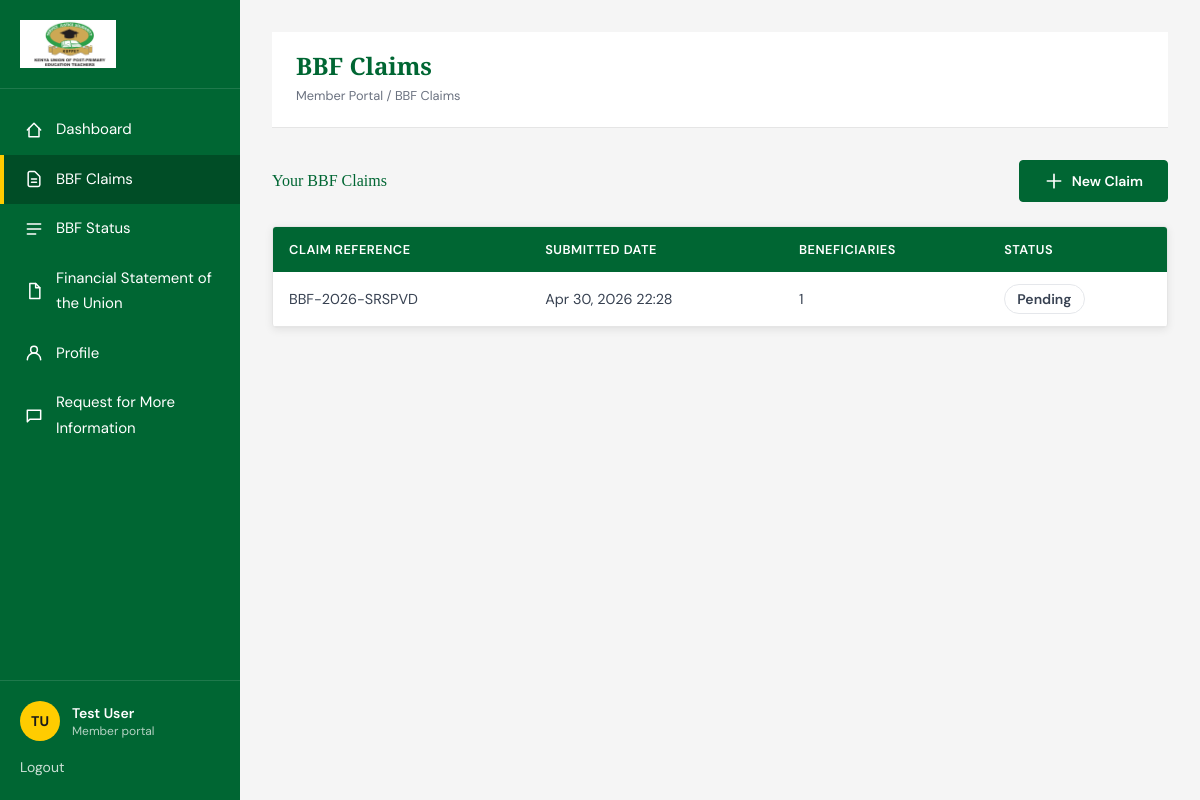
The app's page /dashboard/bbf-claims/ (signed in) with its own data.
### accounts/models.py (models this page shows, shortened)
class CustomUser(AbstractUser):
    tsc_number = models.CharField(max_length=50, unique=True)
    email = models.EmailField(_('email address'), unique=True, null=True, blank=True)
    phone_number = models.CharField(max_length=20, blank=True)
    sub_county = models.CharField(max_length=100, blank=True)
    school = models.CharField(max_length=150, blank=True)
    APPROVAL_STATUS_CHOICES = [
        ('PENDING', _('Pending Approval')),
        ('APPROVED', _('Approved')),
        ('REJECTED', _('Rejected')),
    ]
    approval_status = models.CharField(max_length=10, choices=APPROVAL_STATUS_CHOICES, default='PENDING')
    approval_date = models.DateTimeField(null=True, blank=True)
    approved_by = models.ForeignKey(
        'self',
        on_delete=models.SET_NULL,
        null=True,
        blank=True,
        related_name='approved_users'
    )
    totp_secret = models.CharField(max_length=16, blank=True)
    totp_enabled = models.BooleanField(default=False)
    is_subcounty_rep = models.BooleanField(default=False)
    is_county_rep = models.BooleanField(default=False)
    username = None
    USERNAME_FIELD = 'tsc_number' # Use TSC number for login
    REQUIRED_FIELDS = ['email']
    objects = CustomUserManager()

### bbf/models.py (models this page shows, shortened)
class BBFClaim(models.Model):
    STATUS_CHOICES = [
        ('pending', 'Pending'),
        ('awaiting_subcounty', 'Awaiting Subcounty'),
        ('awaiting_county', 'Awaiting County'),
        ('approved', 'Approved'),
        ('rejected', 'Rejected'),
    ]
    member = models.ForeignKey(
        settings.AUTH_USER_MODEL,
        on_delete=models.CASCADE,
        related_name='bbf_claims'
    )
    claim_reference = models.CharField(
        max_length=50,
        unique=True,
        default=generate_claim_reference
    )
    status = models.CharField(
        max_length=20,
        choices=STATUS_CHOICES,
        default='pending'
    )
    submitted_at = models.DateTimeField(auto_now_add=True)
    updated_at = models.DateTimeField(auto_now=True)
    subcounty_confirmed_at = models.DateTimeField(null=True, blank=True)
    subcounty_confirmed_by = models.ForeignKey(
        settings.AUTH_USER_MODEL,
        on_delete=models.SET_NULL,
        null=True,
        blank=True,
        related_name='subcounty_confirmed_claims'
    )
    county_confirmed_at = models.DateTimeField(null=True, blank=True)
    county_confirmed_by = models.ForeignKey(
        settings.AUTH_USER_MODEL,
        on_delete=models.SET_NULL,
        null=True,
        blank=True,
        related_name='county_confirmed_claims'
    )
    @property
    def beneficiaries_count(self):
        return self.beneficiaries.count()

### dashboard/views.py (the view)
# urls.py: path('bbf-claims/', views.BBFClaimsListView.as_view(), name='bbf_claims'),
class BBFClaimsListView(LoginRequiredMixin, ListView):
    template_name = "dashboard/bbf_claims_list.html"
    login_url = reverse_lazy("login")
    context_object_name = "claims"
    def get_queryset(self):
        return BBFClaim.objects.filter(member=self.request.user).order_by("-submitted_at")

### templates/dashboard/bbf_claims_list.html (shortened to what this page needs)
{% extends 'dashboard/base_dashboard.html' %}
{% load static %}
{% block dashboard_title %}BBF Claims{% endblock %}
{% block dashboard_breadcrumb %}Member Portal / BBF Claims{% endblock %}
{% block dashboard_content %}
<div class="space-y-6">
    <div class="flex items-center justify-between">
        <div class="flex items-center gap-4">
            <h2 class="dashboard-heading">Your BBF Claims</h2>
        </div>
        <a href="{% url 'bbf_claim_create' %}" class="btn btn-primary">
            <svg class="h-5 w-5" fill="none" stroke="currentColor" viewBox="0 0 24 24" aria-hidden="true">
                <path stroke-linecap="round" stroke-linejoin="round" stroke-width="2" d="M12 4v16m8-8H4"></path>
            </svg>
            <span>New Claim</span>
        </a>
    </div>
    <div class="table-shell">
        <table class="data-table">
            <thead>
                <tr>
                    <th>Claim Reference</th>
                    <th>Submitted Date</th>
                    <th>Beneficiaries</th>
                    <th>Status</th>
                </tr>
            </thead>
            <tbody>
                {% for claim in claims %}
                    <tr class="cursor-pointer hover:bg-[var(--bg-card-hover)]" onclick="window.location.href='{% url 'bbf_claim_detail' pk=claim.pk %}'">
                        <td class="font-mono text-sm">{{ claim.claim_reference }}</td>
                        <td>{{ claim.submitted_at|date:"M d, Y H:i" }}</td>
                        <td>{{ claim.beneficiaries_count }}</td>
                        <td>
                            {% if claim.status == 'pending' %}
                                <span class="status-badge status-badge--muted">Pending</span>
                            {% elif claim.status == 'awaiting_subcounty' %}
                                <span class="status-badge status-badge--pending">Awaiting Subcounty Confirmation</span>
                            {% elif claim.status == 'awaiting_county' %}
                                <span class="status-badge status-badge--info">Awaiting County Confirmation</span>
                            {% elif claim.status == 'approved' %}
                                <span class="status-badge status-badge--good">Approved</span>
                            {% elif claim.status == 'rejected' %}
                                <span class="status-badge status-badge--bad">Rejected</span>
                            {% endif %}
                        </td>
                    </tr>
                {% endfor %}
            </tbody>
        </table>
    </div>
</div>
{% endblock %}

### templates/dashboard/base_dashboard.html (shortened to what this page needs)
{% extends 'base.html' %}
{% load static %}
{% block body_class %}dashboard-body{% endblock %}
{% block site_shell %}
<div class="dashboard-shell">
    <aside class="dashboard-sidebar" id="dashboard-sidebar">
        <div class="dashboard-sidebar__logo">
            <a href="{% url 'dashboard' %}">
                <img src="{% static 'images/kuppet.png' %}" alt="KUPPET Siaya Branch logo">
            </a>
        </div>
        <nav class="dashboard-nav" aria-label="Dashboard navigation">
            <a href="{% url 'dashboard' %}" class="dashboard-nav-link {% if request.resolver_match.url_name == 'dashboard' %}is-active{% endif %}">
                <svg class="dashboard-nav-icon" fill="none" stroke="currentColor" viewBox="0 0 24 24" aria-hidden="true">
                    <path stroke-linecap="round" stroke-linejoin="round" stroke-width="1.8" d="M4 12l8-8 8 8"></path>
                    <path stroke-linecap="round" stroke-linejoin="round" stroke-width="1.8" d="M6 10v10h12V10"></path>
                </svg>
                <span class="dashboard-nav-label">Dashboard</span>
            </a>
            <a href="{% url 'bbf_claims' %}" class="dashboard-nav-link {% if request.resolver_match.url_name == 'bbf_claims' or request.resolver_match.url_name == 'bbf_claim_create' or request.resolver_match.url_name == 'bbf_claim_detail' %}is-active{% endif %}">
                <svg class="dashboard-nav-icon" fill="none" stroke="currentColor" viewBox="0 0 24 24" aria-hidden="true">
                    <path stroke-linecap="round" stroke-linejoin="round" stroke-width="1.8" d="M9 12h6m-6 4h6m2 5H7a2 2 0 01-2-2V5a2 2 0 012-2h5.586a1 1 0 01.707.293l5.414 5.414a1 1 0 01.293.707V19a2 2 0 01-2 2z"></path>
                </svg>
                <span class="dashboard-nav-label">BBF Claims</span>
            </a>
            <a href="{% url 'bbf_status' %}" class="dashboard-nav-link {% if request.resolver_match.url_name == 'bbf_status' %}is-active{% endif %}">
                <svg class="dashboard-nav-icon" fill="none" stroke="currentColor" viewBox="0 0 24 24" aria-hidden="true">
                    <path stroke-linecap="round" stroke-linejoin="round" stroke-width="1.8" d="M4 6h16M4 12h16M4 18h10"></path>
                </svg>
                <span class="dashboard-nav-label">BBF Status</span>
            </a>
            <a href="{% url 'financials' %}" class="dashboard-nav-link {% if request.resolver_match.url_name == 'financials' %}is-active{% endif %}">
                <svg class="dashboard-nav-icon" fill="none" stroke="currentColor" viewBox="0 0 24 24" aria-hidden="true">
                    <path stroke-linecap="round" stroke-linejoin="round" stroke-width="1.8" d="M7 3h7l5 5v13H7z"></path>
                    <path stroke-linecap="round" stroke-linejoin="round" stroke-width="1.8" d="M14 3v5h5"></path>
                </svg>
                <span class="dashboard-nav-label">Financial Statement of the Union</span>
            </a>
            <a href="{% url 'profile' %}" class="dashboard-nav-link {% if request.resolver_match.url_name == 'profile' %}is-active{% endif %}">
                <span class="dashboard-nav-label">Profile</span>
            </a>
            <a href="{% url 'support' %}" class="dashboard-nav-link {% if request.resolver_match.url_name == 'support' %}is-active{% endif %}">
                <svg class="dashboard-nav-icon" fill="none" stroke="currentColor" viewBox="0 0 24 24" aria-hidden="true">
                    <path stroke-linecap="round" stroke-linejoin="round" stroke-width="1.8" d="M4 5h16v11H7l-3 3V5z"></path>
                </svg>
                <span class="dashboard-nav-label">Request for More Information</span>
            </a>
        </nav>
        <div class="dashboard-sidebar__footer">
            <div class="mb-3 flex items-center gap-3">
                <span class="avatar-badge">{{ user.first_name|default:user.tsc_number|slice:":1" }}{{ user.last_name|slice:":1" }}</span>
                <div class="dashboard-sidebar__footer-text">
                    <p class="text-sm font-semibold">{{ user.get_full_name|default:user.tsc_number }}</p>
                    <p class="text-xs text-white/70">Member portal</p>
                </div>
            </div>
            <a href="{% url 'logout' %}" class="text-sm text-white/80 hover:text-white hover:underline">Logout</a>
        </div>
    </aside>
    <main class="dashboard-main">
        <div class="dashboard-main__inner">
            <div class="dashboard-heading-bar">
                <div class="flex items-start gap-4">
                    <div>
                        <h1>{% block dashboard_title %}Member Dashboard{% endblock %}</h1>
                        <p class="dashboard-breadcrumb">{% block dashboard_breadcrumb %}Member Portal{% endblock %}</p>
                    </div>
                </div>
            </div>
            {% block dashboard_content %}{% endblock %}
        </div>
    </main>
</div>
{% endblock %}

### records on screen
CustomUser: first_name "T", last_name "U", get_full_name "Test User"
BBFClaim: claim_reference "BBF-2026-SRSPVD", submitted_at "Apr 30, 2026 22:28", beneficiaries_count "1", status "Pending"
